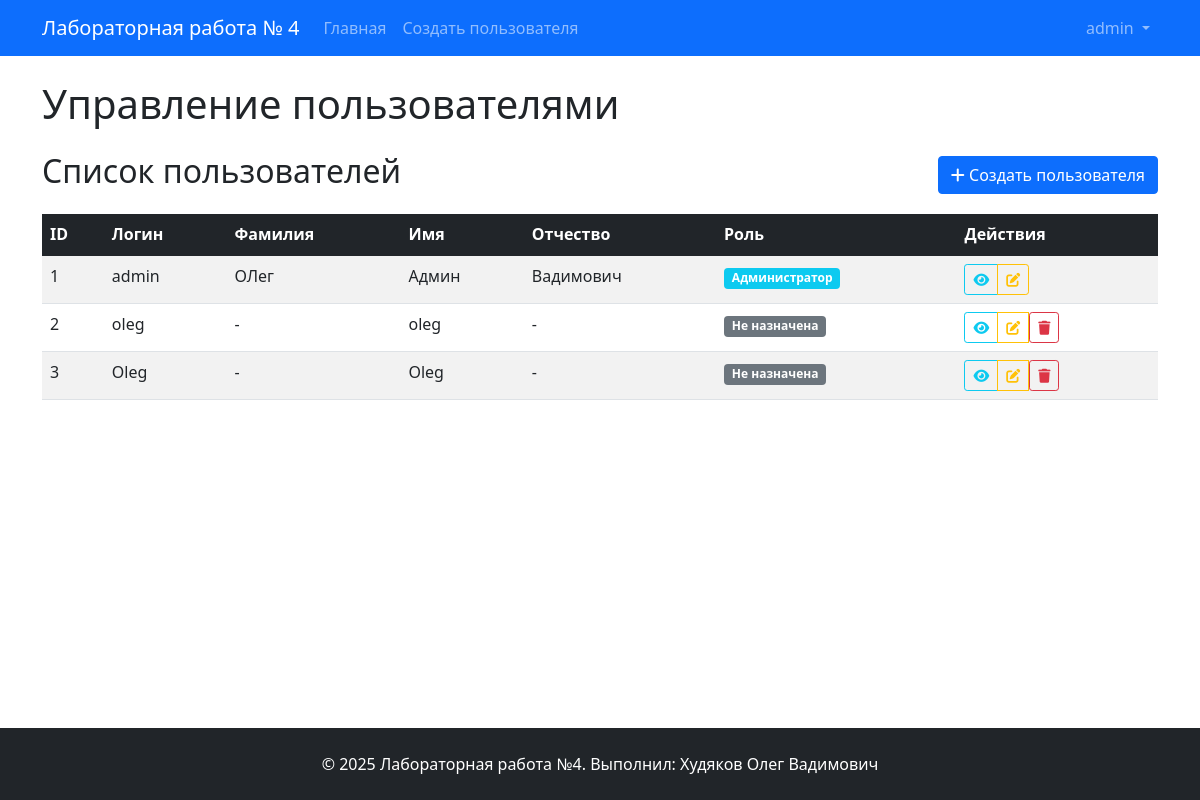
The page / (signed in) on the database its author committed.
### app/models.py (models this page shows, shortened)
class User(UserMixin, db.Model):
    __tablename__ = 'users'
    id = db.Column(db.Integer, primary_key=True)
    username = db.Column(db.String(50), unique=True, nullable=False)
    password_hash = db.Column(db.String(256), nullable=False)
    last_name = db.Column(db.String(50))
    first_name = db.Column(db.String(50), nullable=False)
    middle_name = db.Column(db.String(50))
    role_id = db.Column(db.Integer, db.ForeignKey('roles.id'))
    created_at = db.Column(db.DateTime, default=datetime.utcnow)

class Role(db.Model):
    __tablename__ = 'roles'
    id = db.Column(db.Integer, primary_key=True)
    name = db.Column(db.String(50), unique=True, nullable=False)
    description = db.Column(db.Text)
    users = db.relationship('User', backref='role', lazy=True)

### app/routes.py (the view)
@main_bp.route('/')
def index():
    users = User.query.all()
    return render_template('index.html', users=users)

### app/__init__.py (called while the page is built)
@login_manager.user_loader
def load_user(user_id):
    from app.models import User
    return User.query.get(int(user_id))

### templates/index.html (shortened to what this page needs)
{% extends "base.html" %}
{% block content %}
<div class="row">
    <div class="col-md-12">
        <h1 class="mb-4">Управление пользователями</h1>
        {% if current_user.is_authenticated %}
            <div class="d-flex justify-content-between align-items-center mb-3">
                <h2>Список пользователей</h2>
                <a href="{{ url_for('main.create_user') }}" class="btn btn-primary">
                    <i class="fas fa-plus"></i> Создать пользователя
                </a>
            </div>
        {% endif %}
        {% if users %}
        <div class="table-responsive">
            <table class="table table-striped table-hover">
                <thead class="table-dark">
                    <tr>
                        <th>ID</th>
                        <th>Логин</th>
                        <th>Фамилия</th>
                        <th>Имя</th>
                        <th>Отчество</th>
                        <th>Роль</th>
                        <th>Действия</th>
                    </tr>
                </thead>
                <tbody>
                    {% for user in users %}
                    <tr>
                        <td>{{ user.id }}</td>
                        <td>{{ user.username }}</td>
                        <td>{{ user.last_name or '-' }}</td>
                        <td>{{ user.first_name or '-' }}</td>
                        <td>{{ user.middle_name or '-' }}</td>
                        <td>
                            {% if user.role %}
                                <span class="badge bg-info">{{ user.role.name }}</span>
                            {% else %}
                                <span class="badge bg-secondary">Не назначена</span>
                            {% endif %}
                        </td>
                        <td>
                            <div class="btn-group" role="group">
                                <a href="{{ url_for('main.view_user', user_id=user.id) }}"
                                   class="btn btn-sm btn-outline-info" title="Просмотр">
                                    <i class="fas fa-eye"></i>
                                </a>
                                {% if current_user.is_authenticated %}
                                <a href="{{ url_for('main.edit_user', user_id=user.id) }}"
                                   class="btn btn-sm btn-outline-warning" title="Редактировать">
                                    <i class="fas fa-edit"></i>
                                </a>
                                {% if user.id != current_user.id %}
                                <form style="display: inline;" method="POST"
                                      action="{{ url_for('main.delete_user', user_id=user.id) }}"
                                      onsubmit="return confirm('Вы уверены, что хотите удалить этого пользователя?')">
                                    <button type="submit" class="btn btn-sm btn-outline-danger" title="Удалить">
                                        <i class="fas fa-trash"></i>
                                    </button>
                                </form>
                                {% endif %}
                                {% endif %}
                            </div>
                        </td>
                    </tr>
                    {% endfor %}
                </tbody>
            </table>
        </div>
        {% endif %}
    </div>
</div>
<link rel="stylesheet" href="https://cdnjs.cloudflare.com/ajax/libs/font-awesome/6.0.0/css/all.min.css">
{% endblock %}

### templates/base.html (shortened to what this page needs)
<!DOCTYPE html>
<html lang="ru">
<head>
    <link href="https://cdn.jsdelivr.net/npm/bootstrap@5.1.3/dist/css/bootstrap.min.css" rel="stylesheet">
</head>
<body class="d-flex flex-column min-vh-100">
    <nav class="navbar navbar-expand-lg navbar-dark bg-primary">
        <div class="container">
            <a class="navbar-brand" href="{{ url_for('main.index') }}">Лабораторная работа № 4</a>
            <div class="collapse navbar-collapse" id="navbarNav">
                <ul class="navbar-nav me-auto">
                    <li class="nav-item">
                        <a class="nav-link" href="{{ url_for('main.index') }}">Главная</a>
                    </li>
                    {% if current_user.is_authenticated %}
                    <li class="nav-item">
                        <a class="nav-link" href="{{ url_for('main.create_user') }}">Создать пользователя</a>
                    </li>
                    {% endif %}
                </ul>
                <ul class="navbar-nav">
                    {% if current_user.is_authenticated %}
                    <li class="nav-item dropdown">
                        <a class="nav-link dropdown-toggle" href="#" id="navbarDropdown" role="button" data-bs-toggle="dropdown">
                            {{ current_user.username }}
                        </a>
                    </li>
                    {% endif %}
                </ul>
            </div>
        </div>
    </nav>
    <div class="container mt-4">
        {% block content %}{% endblock %}
    </div>
    <footer class="bg-dark text-white py-4 mt-auto">
        <div class="container">
            <div class="row">
                <div class="col-md-12 text-center">
                    <p class="mb-0">&copy; 2025 Лабораторная работа №4. Выполнил: Худяков Олег Вадимович</p>
                </div>
            </div>
        </div>
    </footer>
</body>
</html>

### rows shown on the page
User: username "admin", id "1", last_name "ОЛег", first_name "Админ", middle_name "Вадимович", role.name "Администратор"
User: id "2", username "oleg", last_name "-", first_name "oleg", middle_name "-", shows "Не назначена"
User: id "3", username "Oleg", last_name "-", first_name "Oleg", middle_name "-", shows "Не назначена"
